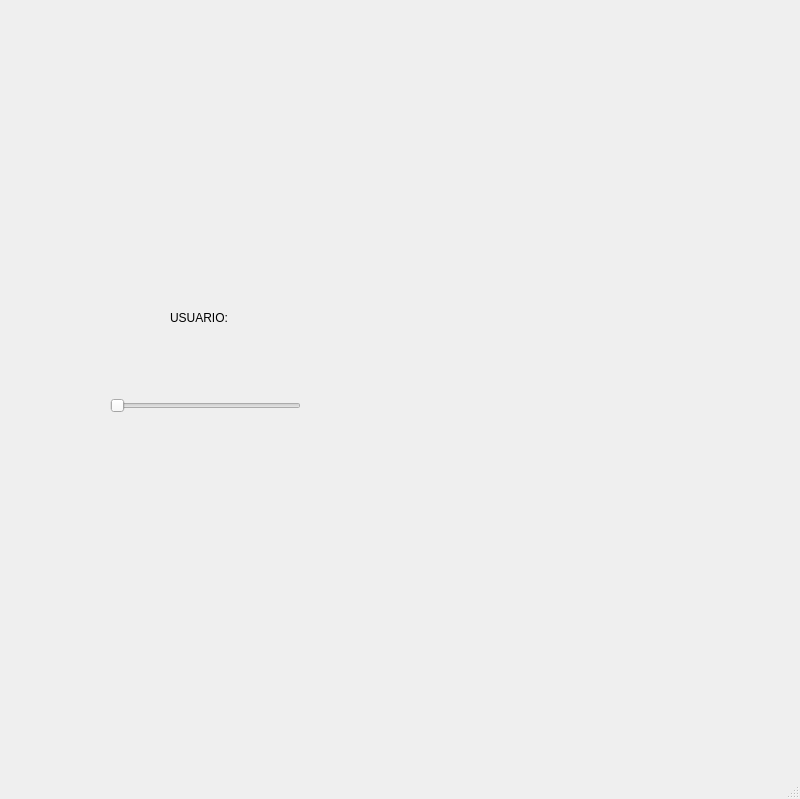
<?xml version="1.0" encoding="UTF-8"?>
<ui version="4.0">
 <class>MainWindow</class>
 <widget class="QMainWindow" name="MainWindow">
  <property name="geometry">
   <rect>
    <x>0</x>
    <y>0</y>
    <width>800</width>
    <height>799</height>
   </rect>
  </property>
  <property name="windowTitle">
   <string>MainWindow</string>
  </property>
  <widget class="QWidget" name="centralwidget">
   <widget class="QLabel" name="label">
    <property name="geometry">
     <rect>
      <x>20</x>
      <y>20</y>
      <width>111</width>
      <height>71</height>
     </rect>
    </property>
    <property name="text">
     <string/>
    </property>
    <property name="pixmap">
     <pixmap resource="../recursos.qrc">:/logos/Imagenes/logoCT.png</pixmap>
    </property>
    <property name="scaledContents">
     <bool>true</bool>
    </property>
   </widget>
   <widget class="QLabel" name="label_2">
    <property name="geometry">
     <rect>
      <x>680</x>
      <y>20</y>
      <width>101</width>
      <height>71</height>
     </rect>
    </property>
    <property name="text">
     <string/>
    </property>
    <property name="pixmap">
     <pixmap resource="../recursos.qrc">:/logos/Imagenes/logoCT.png</pixmap>
    </property>
    <property name="scaledContents">
     <bool>true</bool>
    </property>
   </widget>
   <widget class="QLabel" name="label_3">
    <property name="geometry">
     <rect>
      <x>680</x>
      <y>640</y>
      <width>101</width>
      <height>81</height>
     </rect>
    </property>
    <property name="text">
     <string/>
    </property>
    <property name="pixmap">
     <pixmap resource="../recursos.qrc">:/logos/Imagenes/logoCT.png</pixmap>
    </property>
    <property name="scaledContents">
     <bool>true</bool>
    </property>
   </widget>
   <widget class="QLabel" name="img_persona_4">
    <property name="geometry">
     <rect>
      <x>440</x>
      <y>240</y>
      <width>181</width>
      <height>231</height>
     </rect>
    </property>
    <property name="text">
     <string/>
    </property>
    <property name="pixmap">
     <pixmap resource="../recursos.qrc">:/logos/Imagenes/logoCT.png</pixmap>
    </property>
    <property name="scaledContents">
     <bool>true</bool>
    </property>
   </widget>
   <widget class="QLabel" name="label_4">
    <property name="geometry">
     <rect>
      <x>170</x>
      <y>310</y>
      <width>61</width>
      <height>16</height>
     </rect>
    </property>
    <property name="text">
     <string>USUARIO:</string>
    </property>
   </widget>
   <widget class="QSlider" name="horizontalSlider">
    <property name="geometry">
     <rect>
      <x>110</x>
      <y>390</y>
      <width>191</width>
      <height>31</height>
     </rect>
    </property>
    <property name="orientation">
     <enum>Qt::Horizontal</enum>
    </property>
   </widget>
  </widget>
  <widget class="QMenuBar" name="menubar">
   <property name="geometry">
    <rect>
     <x>0</x>
     <y>0</y>
     <width>800</width>
     <height>26</height>
    </rect>
   </property>
  </widget>
  <widget class="QStatusBar" name="statusbar"/>
 </widget>
 <resources>
  <include location="../recursos.qrc"/>
 </resources>
 <connections/>
</ui>
